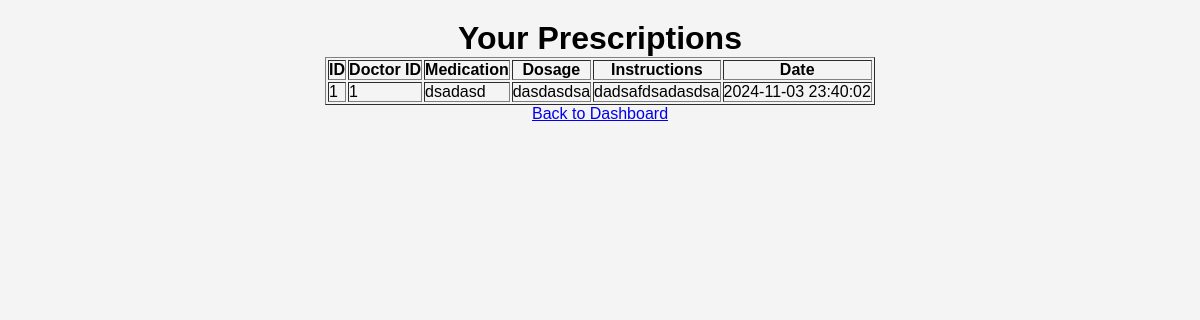
Page /view_prescriptions.php (signed in) on the committed database.
### tables this page shows
CREATE TABLE `prescriptions` (
  `id` int(11) NOT NULL,
  `patient_id` int(11) DEFAULT NULL,
  `doctor_id` int(11) DEFAULT NULL,
  `medication` varchar(255) NOT NULL,
  `dosage` varchar(100) NOT NULL,
  `instructions` text DEFAULT NULL,
  `date` datetime DEFAULT current_timestamp(),
  `appointment_id` int(11) DEFAULT NULL
);

### view_prescriptions.php (the view, shortened to what this page needs)
<?php include 'db.php'; session_start();
$stmt = $pdo->prepare("SELECT * FROM prescriptions WHERE patient_id = ?");
$stmt->execute([$_SESSION['patient_id']]);
$prescriptions = $stmt->fetchAll(PDO::FETCH_ASSOC);
?>
<!DOCTYPE html>
<html>
<head>
    <link rel="stylesheet" href="styles.css">
</head>
<body>
    <h1>Your Prescriptions</h1>
    <?php if (count($prescriptions) > 0): ?>
        <table border="1">
            <tr>
                <th>ID</th>
                <th>Doctor ID</th>
                <th>Medication</th>
                <th>Dosage</th>
                <th>Instructions</th>
                <th>Date</th>
            </tr>
            <?php foreach ($prescriptions as $prescription): ?>
                <tr>
                    <td><?= htmlspecialchars($prescription['id']) ?></td>
                    <td><?= htmlspecialchars($prescription['doctor_id']) ?></td>
                    <td><?= htmlspecialchars($prescription['medication']) ?></td>
                    <td><?= htmlspecialchars($prescription['dosage']) ?></td>
                    <td><?= nl2br(htmlspecialchars($prescription['instructions'])) ?></td>
                    <td><?= htmlspecialchars($prescription['date']) ?></td>
                </tr>
            <?php endforeach; ?>
        </table>
    <?php else: ?>
        <p>No prescriptions found.</p>
    <?php endif; ?>
    <p><a href="patient_dashboard.php">Back to Dashboard</a></p>
</body>
</html>

### styles.css (style rules this page uses)
* { margin: 0; padding: 0; box-sizing: border-box; }
body { font-family: Arial, sans-serif; background-color: #f4f4f4; display: flex; flex-direction: column; align-items: center; padding: 20px; }

### rows in the picture
prescriptions: id "1", doctor "1", medication "dsadasd", dosage "dasdasdsa", instructions "dadsafdsadasdsa", date "2024-11-03 23:40:02"
